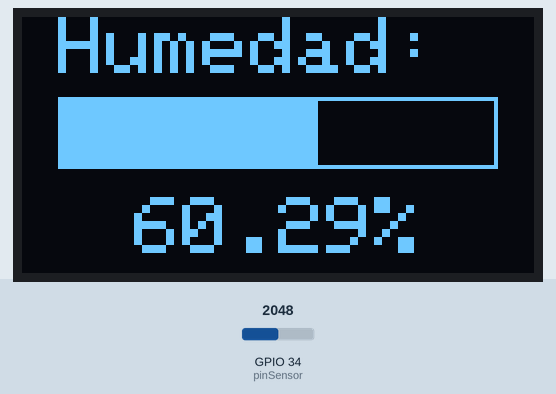
Recording of a sketch running on a simulated ESP32. Shown: 128×64 one-colour display. Inputs (shaded band) come from the test bench; at power-on: GPIO 34 (pinSensor) = 2048 (analog values on the 0–4095 scale). Nothing arrives over Bluetooth unless stated; a phone connects over Bluetooth LE 3 s after start; what the sketch prints to the serial monitor is not drawn.

Above: at 2.2 s.
2.3 s: GPIO 34 (pinSensor) set to 2866
At 4.2 s:
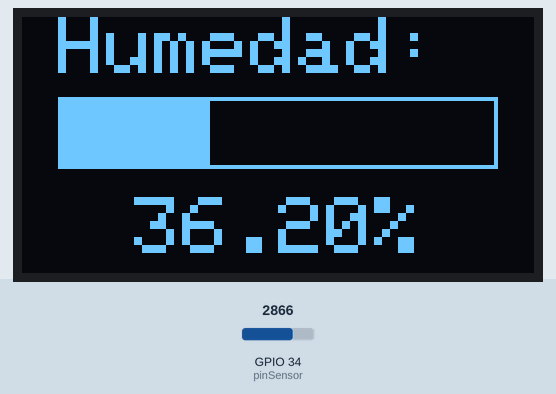
4.6 s: GPIO 34 (pinSensor) set to 3932
At 6.3 s:
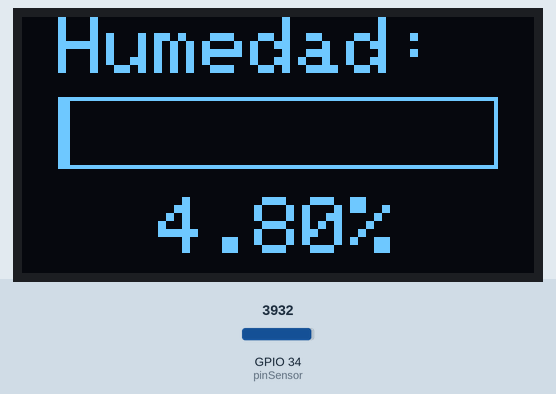
6.6 s: GPIO 34 (pinSensor) set to 4056
At 8.6 s:
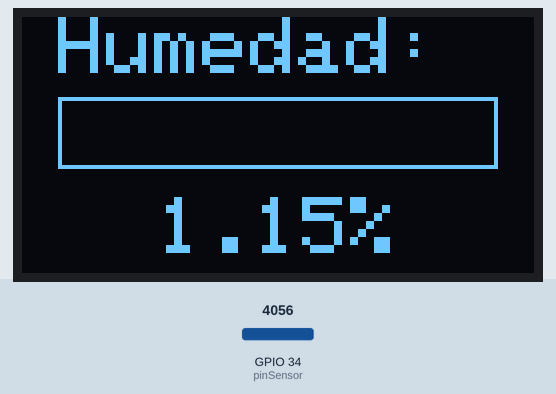
Timing chart, 0 to 10.1 s (numbered marks = the images above; inputs shaded):
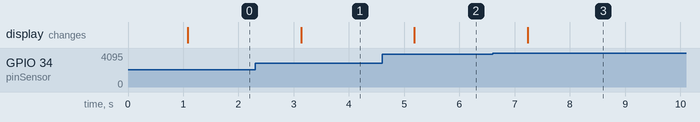

The sketch:

plants_moisture_tracking_v2.ino
```cpp
#include <BLEDevice.h>
#include <BLEServer.h>
#include <BLEUtils.h>
#include <BLE2902.h>
#include <Wire.h>
#include <Adafruit_GFX.h>
#include <Adafruit_SSD1306.h>

const int pinSensor = 34;

const float DRY_VALUE = 4095; //Calibrate
const float WET_VALUE = 700; //Calibrate

BLECharacteristic *pCharacteristic;
bool deviceConnected = false;

#define SERVICE_UUID        "12345678-1234-1234-1234-1234567890ab"
#define CHARACTERISTIC_UUID "abcd1234-1234-1234-1234-abcdef123456"

#define SCREEN_WIDTH 128
#define SCREEN_HEIGHT 64

Adafruit_SSD1306 display(SCREEN_WIDTH, SCREEN_HEIGHT, &Wire, -1);

class MyServerCallbacks : public BLEServerCallbacks {
  void onConnect(BLEServer* pServer) {
    deviceConnected = true;
  }

  void onDisconnect(BLEServer* pServer) {
    deviceConnected = false;
    BLEDevice::startAdvertising();
  }
};

void setup()
{
  Serial.begin(115200);
  Wire.begin(33, 32);

  if(!display.begin(SSD1306_SWITCHCAPVCC, 0x3C)) {
    Serial.println("OLED no encontrado");
    while(true);
  }

  display.clearDisplay();
  display.display();

  delay(1000);

  analogReadResolution(12);

  //Initialize Ble
  BLEDevice::init("ESP32-Humedad");
  BLEServer *pServer = BLEDevice::createServer();
  pServer->setCallbacks(new MyServerCallbacks());

  BLEService *pService = pServer->createService(SERVICE_UUID);

  pCharacteristic = pService->createCharacteristic(
    CHARACTERISTIC_UUID,
    BLECharacteristic::PROPERTY_READ |
    BLECharacteristic::PROPERTY_NOTIFY
  );

  pCharacteristic->addDescriptor(new BLE2902());

  pService->start();

  BLEAdvertising *pAdvertising = BLEDevice::getAdvertising();
  pAdvertising->start();

  Serial.println("BLE listo, esperando conexión...");
}

void drawHumidityBar(int percent) {

  int barWidth = 110;
  int barHeight = 18;
  int x = 9;
  int y = 20;

  display.drawRect(x, y, barWidth, barHeight, SSD1306_WHITE);

  int fillWidth = map(percent, 0, 100, 0, barWidth);

  if(fillWidth > 2){
    display.fillRect(x + 1, y + 1, fillWidth - 2, barHeight - 2, SSD1306_WHITE);
  }
}

void loop()
{
  int moisture = analogRead(pinSensor);
  float moisture_perc = ((DRY_VALUE - moisture) / (DRY_VALUE - WET_VALUE));
  moisture_perc = constrain(moisture_perc, 0.0, 1.0);

  //-----------------------------------------
  float humidityPercent = moisture_perc * 100;

  display.clearDisplay();
  display.setTextColor(SSD1306_WHITE);

  // Título
  display.setTextSize(2);
  display.setCursor(9,0);
  display.print("Humedad:");

  // Barra
  drawHumidityBar(humidityPercent);

  // Porcentaje grande centrado
  display.setTextSize(2);

  String text = String(humidityPercent) + "%";

  int16_t x1, y1;
  uint16_t w, h;

  display.getTextBounds(text, 0, 0, &x1, &y1, &w, &h);

  int x = (128 - w) / 2;
  int y = 45;

  display.setCursor(x, y);
  display.print(text);

  display.display();
  //----------------------------------------

  char buffer[50];
  sprintf(buffer, "Raw:%d | Humedad: %.1f%%", moisture, moisture_perc * 100);

  // Serial (USB)
  Serial.println(buffer);

  // BLE
  if (deviceConnected) {
    pCharacteristic->setValue(buffer);
    pCharacteristic->notify();
  }

  delay(1000);
}
```

Measured:
- the behaviour switches between 3993 and 3994 on GPIO 34 (pinSensor) (found by bisection; images 2 and 3)
- after the input at 2.3 s, the display: changes after 0.83 s (image 1)
- after the input at 4.6 s, the display: changes after 0.59 s (image 2)
- after the input at 6.6 s, the display: changes after 0.64 s (image 3)
